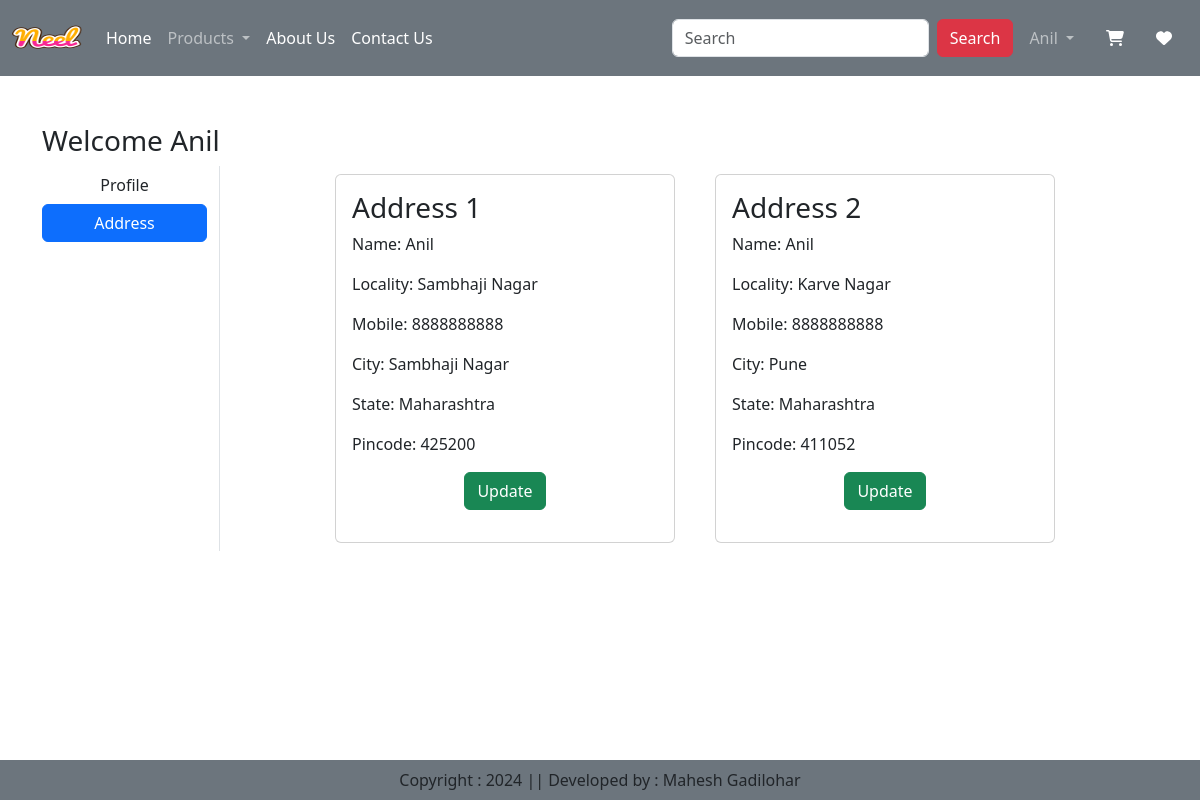
/address/ (signed in), run on the app's committed database.
### app/models.py (models this page shows, shortened)
class Customer(models.Model):
    user = models.ForeignKey(User,on_delete=models.CASCADE)
    name = models.CharField(max_length=200)
    locality = models.CharField(max_length=200)
    city = models.CharField(max_length=50)
    mobile = models.IntegerField(default=0)
    zipcode = models.IntegerField()
    state = models.CharField(choices=STATE_CHOICES, max_length=100)

### app/views.py (the view)
# urls.py: path('address/',views.address,name='address'),
@login_required
def address(request):
    totalitem = 0
    wishitem = 0
    if request.user.is_authenticated:
        totalitem = len(Cart.objects.filter(user=request.user))
        wishitem = len(Wishlist.objects.filter(user=request.user))
    add = Customer.objects.filter(user=request.user)
    return render(request,'app/address.html',locals())

### app/templates/app/address.html (shortened to what this page needs)
{% extends "app/base.html" %}
{% load static %}
{% block main-content %}
    <div class="container my-5">
        <div class="row">
            <h3><span class="text-capitalize">Welcome {{request.user}}</span></h3>
            <div class="col-sm-2 border-end">
                <ul class="list-unstyled">
                    <li class="d-grid"><a href="{% url 'profile' %}" class="btn ">Profile</a></li>
                    <li class="d-grid"><a href="{% url 'address' %}" class="btn btn-primary">Address</a></li>
                </ul>
            </div>
            <div class="col-sm-8 offset-sm-1">
                <div class="row">
                    {% for ad in add %}
                        <div class="col-sm-6">
                            <div class="card m-2">
                                <div class="card-body">
                                    <h3>Address {{forloop.counter}}</h3>
                                    <p>Name: {{ad.name}}</p>
                                    <p>Locality: {{ad.locality}}</p>
                                    <p>Mobile: {{ad.mobile}}</p>
                                    <p>City: {{ad.city}}</p>
                                    <p>State: {{ad.state}}</p>
                                    <p>Pincode: {{ad.zipcode}}</p>
                                    <p class="text-center"><a href="{% url 'updateAddress' pk=ad.id %}" type="button" class="btn btn-success">Update</a></p>
                                </div>
                            </div>
                        </div>
                    {% endfor %}
                </div>
            </div>
        </div>
    </div>
{% endblock main-content %}

### app/templates/app/base.html (shortened to what this page needs)
<!DOCTYPE html>
{% load static %}
<html lang="en">
<head>
    <link href="https://cdn.jsdelivr.net/npm/bootstrap@5.3.3/dist/css/bootstrap.min.css" rel="stylesheet">
    <link rel="stylesheet" href="{% static 'app/css/owl.carousel.min.css' %}">
    <link rel="stylesheet" href="{% static 'app/css/all.min.css' %}">
    <link rel="stylesheet" href="{% static 'app/css/style.css' %}">
</head>
<body >
    <nav class="navbar navbar-expand-lg navbar-dark bg-secondary">
        <div class="container-fluid">
          <a class="navbar-brand" href="#">
            <img src="{% static 'app/images/Neel.png' %}" width="70" height="50">
          </a>
          <div class="collapse navbar-collapse" id="navbarSupportedContent">
            <ul class="navbar-nav me-auto mb-2 mb-lg-0">
              {% if request.user.is_authenticated %}
              <li class="nav-item">
                <a class="nav-link active" aria-current="page" href="/">Home</a>
              </li>
              <li class="nav-item dropdown">
                <a class="nav-link dropdown-toggle" href="#" role="button" data-bs-toggle="dropdown" aria-expanded="false">
                  Products
                </a>
              </li>
              <li class="nav-item">
                <a class="nav-link text-white" href="{% url 'about' %}">About Us</a>
              </li>
              <li class="nav-item">
                <a class="nav-link text-white" href="{% url 'contact' %}">Contact Us</a>
              </li>
            </ul>
            <form class="d-flex" role="search" action="/search/">
              <input class="form-control me-2" type="search" placeholder="Search" name="search" aria-label="Search">
              <button class="btn btn-danger" type="submit">Search</button>
            </form>
          </div>
          <ul class="navbar-nav me-auto mb-2 mb-lg-0">
          <li class="nav-item dropdown mx-2">
              <a class="nav-link dropdown-toggle" href="#" role="button" data-bs-toggle="dropdown" aria-expanded="false">
                  {{ request.user }}
              </a>
          </li>
            <li class="nav-item mx-2">
                <a href="/checkout" class="nav-link text-white"> <i class="fa fa-shopping-cart"></i></a>
            </li>
            <li class="nav-item mx-2">
                <a href="{% url 'showwishlist' %}" class="nav-link text-white">  <i class="fa fa-heart"></i></a>
            </li>
            {% endif %}
          </ul>
        </div>
      </nav>
      {% block main-content %}{% endblock main-content %}
      <footer class="container-fluid fixed-bottom bg-secondary text-center p-2 mt-5">
        Copyright : 2024 || Developed by : Mahesh Gadilohar
      </footer>
</body>
</html>

### data on the page
Customer: name "Anil", locality "Sambhaji Nagar", mobile "8888888888", city "Sambhaji Nagar", state "Maharashtra", zipcode "425200"
Customer: name "Anil", locality "Karve Nagar", mobile "8888888888", city "Pune", state "Maharashtra", zipcode "411052"

### other printed values
{{ request.user }} "Anil"
